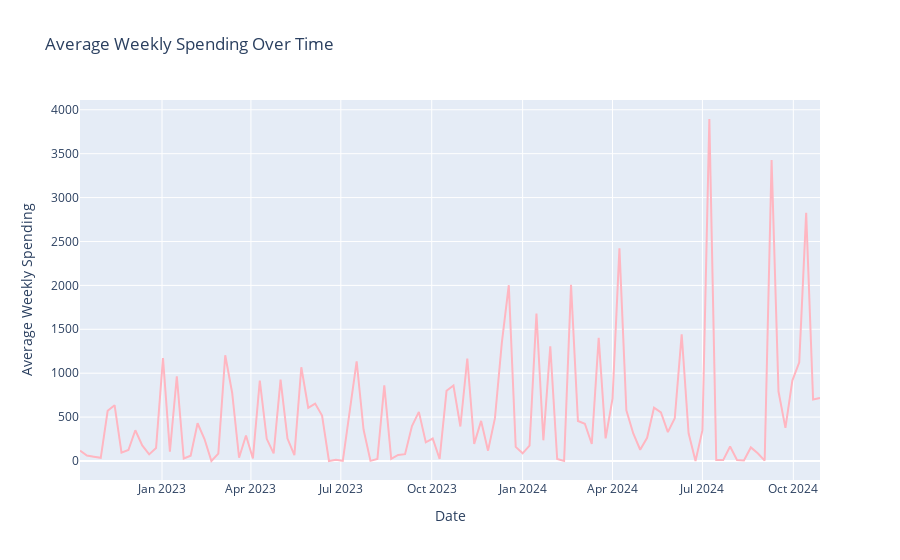

The code cell stored with this chart in its notebook:
### Code cell
# Resample the daily spending to weekly spending
weekly_spending = daily_spending.resample('W-Mon', on='Date').sum().reset_index().sort_values(by='Date')

# Calculate the average weekly spending
weekly_spending['Average Weekly Spending'] = weekly_spending['Amount'] / 7

# Plot the average weekly spending using Plotly
fig = px.line(weekly_spending, x='Date', y='Average Weekly Spending', title='Average Weekly Spending Over Time')
fig.update_traces(line=dict(color='lightpink'))
fig.show()
